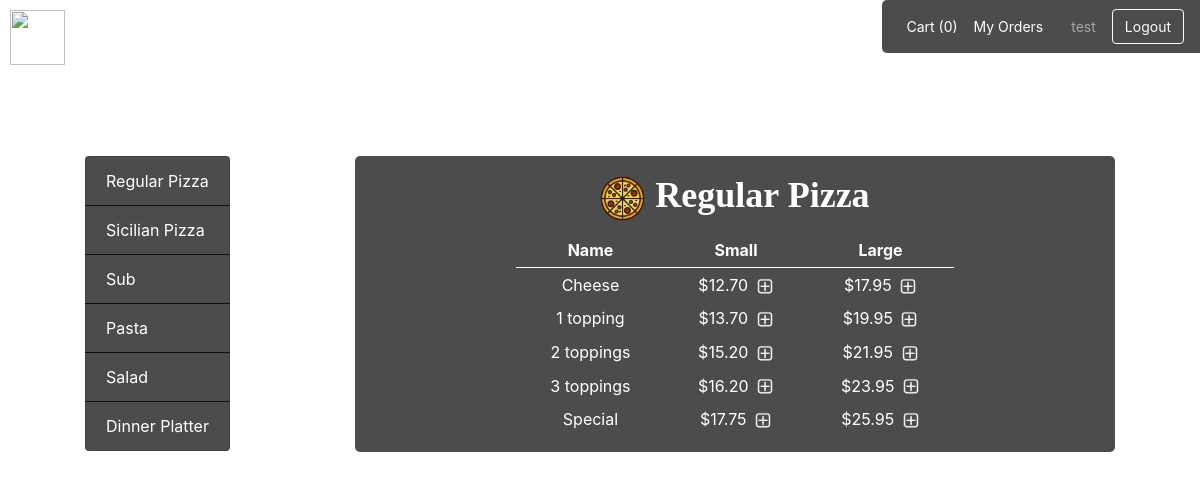
The page /menu/Regular Pizza (signed in) on the database its author committed.
### orders/models.py (models this page shows, shortened)
class Category(models.Model):
	name = models.CharField(max_length=64)

class RegularPizza(models.Model):
	name = models.CharField(max_length=64)
	price_small = models.DecimalField(max_digits=4, decimal_places=2)
	price_large = models.DecimalField(max_digits=4, decimal_places=2)

### orders/views.py (the view)
# urls.py: path("menu/<str:category>", views.menu_view, name="menu"),
def menu_view(request, category):
	if not request.user.is_authenticated:
		return render(request, "orders/login.html")
	else:
		order = Order.objects.get(user=request.user, status='Initiated')
		cart = Cart.objects.filter(user=request.user, order_id=order.id)
		count = 0
		for item in cart:
			count += 1
		context = {
			"user": request.user,
			"categories": Category.objects.all(),
			"selected_category": Category.objects.get(name=category),
			"regular_pizzas": RegularPizza.objects.all(),
			"sicilian_pizzas": SicilianPizza.objects.all(),
			"toppings": Topping.objects.all(),
			"subs": Sub.objects.all(),
			"extras": Extra.objects.all(),
			"pastas": Pasta.objects.all(),
			"salads": Salad.objects.all(),
			"dinner_platters": DinnerPlatter.objects.all(),
			"count": count
		}
		return render(request, "orders/menu.html", context)

### orders/templates/orders/menu.html (shortened to what this page needs)
{% extends "orders/base.html" %}
{% load static %}
{% block main %}
	{% if selected_category.name == 'Regular Pizza' %}
		<table class="table table-sm table-borderless mx-auto text-center">
	        <caption class="table-header">
	        	<img class="icon-s" src="{% static 'orders/pizza.png' %}">Regular Pizza
	        </caption>
			<thead>
				<tr>
                    <th>Name</th>
                    <th>Small</th>
                    <th>Large</th>
                </tr>
			</thead>
			<tbody>
				{% for item in regular_pizzas %}
					<tr>
						<td>{{ item.name }}</td>
						<td>
							${{ item.price_small }}
							<img class="plus" src="{% static 'orders/plus.png' %}" data-category="{{ selected_category.name }}" data-name="{{ item.name }}" data-size="Small" data-price="{{ item.price_small }}">
						</td>
						<td>
							${{ item.price_large }}
							<img class="plus" src="{% static 'orders/plus.png' %}" data-category="{{ selected_category.name }}" data-name="{{ item.name }}" data-size="Large" data-price="{{ item.price_large }}">
						</td>
					</tr>
				{% endfor %}
			</tbody>
	    </table>
	{% endif %}
{% endblock %}

### orders/templates/orders/base.html (shortened to what this page needs)
{% load static %}
<!DOCTYPE html>
<html>
    <head>
        <link rel="stylesheet" href="https://stackpath.bootstrapcdn.com/bootstrap/4.3.1/css/bootstrap.min.css">
		<link rel="stylesheet" href="{% static 'orders/style.css' %}">
    </head>
    <body>
		<h1 class="navbar-brand">
			<img src="{% static 'orders/brand.png' %}" width="55" height="55" class="d-inline-block">
			<a href="{% url 'index' %}">Pizza Frenzy</a>
    	</h1>
    	{% if user.is_authenticated %}
		   	<nav class="navbar navbar-expand-lg navbar-dark justify-content-right">
				<div class="collapse navbar-collapse" id="navbarCollapse">
						<ul class="navbar-nav mr-auto">
							<li class="nav-item active">
								<a class="nav-link" href="{% url 'cart' %}">Cart ({{ count }})</a>
							</li>
							{% if user.is_staff %}
								<li class="nav-item active">
									<a class="nav-link mr-1" href="{% url 'orders' %}">View Orders</a>
								</li>
							{% else %}
								<li class="nav-item active">
									<a class="nav-link mr-1" href="{% url 'orders' %}">My Orders</a>
								</li>
							{% endif %}
						</ul>
						<span class="navbar-text ml-3 mr-3">{{ user.username }}</span>
						<a class="btn btn-outline-light" href="{% url 'logout' %}">Logout</a>
				</div>
			</nav>
			<div class="container">
				<div class="row justify-content-around">
					<div id="menu-sidebar" class="col-auto list-group">
						{% for category in categories %}
						    <a href="{% url 'menu' category.name %}" class="list-group-item list-group-item-action">{{ category.name }}</a>
					    {% endfor %}
					</div>
					<div id="menu-selection" class="col-8">
						{% block main %}
						{% endblock %}
					</div>
				</div>
			</div>
		{% endif %}
    </body>
</html>

### orders/static/orders/style.css (style rules this page uses)
body { background-image: url('background.jpg'); background-position: center center; background-repeat: no-repeat; background-attachment: fixed; background-size: cover; }
.container { margin-top: 75px; margin-bottom: 20px; }
.navbar-brand { display: inline-block; font-family: "Ink Free"; font-size: 45px; font-weight: bold; padding-top: 0px; padding-left: 10px; }
.navbar-brand a:link { color: white; }
.navbar { display: inline-block; float: right; background: rgba(0, 0, 0, 0.7); border-radius: 5px 0px 0px 5px; }
.navbar .nav-item, .navbar .navbar-text, .navbar .btn { font-size: 14px; }
#menu-sidebar a { color: white; background-color: rgba(0, 0, 0, 0.7); }
#menu-selection { background-color: rgba(0, 0, 0, 0.7); border-radius: 5px; }
#menu-selection .table-header { caption-side: top; color: white; text-align: center; font-family: "Ink Free"; font-weight: bold; font-size: 36px; }
#menu-selection table { color: white; width: 60%; }
#menu-selection thead { border-bottom: 1px solid white; }
#menu-selection .plus { width: 18px; margin-left: 3px; }
#menu-selection .icon-s { width: 45px; margin-right: 10px; }

### rows shown on the page
Category: name "Regular Pizza"
Category: name "Sicilian Pizza"
Category: name "Sub"
Category: name "Pasta"
Category: name "Salad"
Category: name "Dinner Platter"
RegularPizza: name "Cheese", price_small "12.70", price_large "17.95"
RegularPizza: name "1 topping", price_small "13.70", price_large "19.95"
RegularPizza: name "2 toppings", price_small "15.20", price_large "21.95"
RegularPizza: name "3 toppings", price_small "16.20", price_large "23.95"
RegularPizza: name "Special", price_small "17.75", price_large "25.95"

### other values the page prints
{{ count }} "0"
{{ user.username }} "test"
